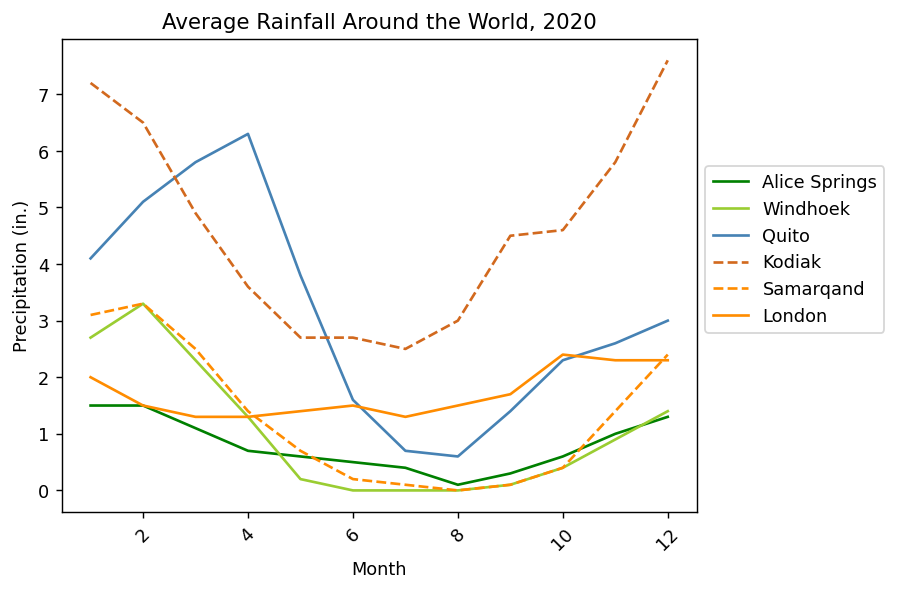

Write the Python code that produced this figure.
# 1. Import pandas and matplotlib to get started.

from matplotlib import pyplot as plt
import pandas as pd

# 2. Load in the dataset 2020 monthly avg precipitation around the world - imperial.csv using pandas.
# Check out the first few lines to make sure you know how the data is structured

data = pd.read_csv("2020 monthly avg precipitation around the world - imperial.csv")
print(data.head())

# 3. Write the code to make a line chart with months on the x-axis and Alice Springs precipitation data on
# the y-axis, then print the plot.

plt.plot(data.month_num, data.alice_springs)
plt.show()

# 4. Write the code to add lines to the graph for the other five cities: Windhoek, Quito, Kodiak, Samarqand, and London.
plt.plot(data.month_num, data.alice_springs)
plt.plot(data.month_num, data.windhoek)
plt.plot(data.month_num, data.quito)
plt.plot(data.month_num, data.kodiak)
plt.plot(data.month_num, data.samarqand)
plt.plot(data.month_num, data.london)
plt.show()


# 5. Color the lines in the following groups based on hemisphere:
# Alice Springs (green) and Windhoek (yellowgreen)
# Quito (steelblue)
# Kodiak (chocolate), Samarqand (darkorange) and London (also darkorange)
# (Samarqand and London have the same color because one will have a solid line and the other won’t.)

plt.plot(data.month_num, data.alice_springs, color='green')
plt.plot(data.month_num, data.windhoek, color='yellowgreen')
plt.plot(data.month_num, data.quito, color='steelblue')
plt.plot(data.month_num, data.kodiak, color='chocolate')
plt.plot(data.month_num, data.samarqand, color='darkorange')
plt.plot(data.month_num, data.london, color='darkorange')
plt.show()


# 6. Assign line style to each location based on precipitation type:
# Alice Springs, Windhoek, Quito, and London have rain (solid line)
# Kodiak and Samarqand have rain and snow (dashed or dotted line)
# Choose whichever line style you prefer for Kodiak and Samarqand – just keep it the same for both.
plt.plot(data.month_num, data.alice_springs, color='green', linestyle='solid', label='Alice Springs')
plt.plot(data.month_num, data.windhoek, color='yellowgreen', linestyle='solid', label='Windhoek')
plt.plot(data.month_num, data.quito, color='steelblue', linestyle='solid', label='Quito')
plt.plot(data.month_num, data.kodiak, color='chocolate', linestyle='dashed', label='Kodiak')
plt.plot(data.month_num, data.samarqand, color='darkorange', linestyle='dashed', label='Samarqand')
plt.plot(data.month_num, data.london, color='darkorange', linestyle='solid', label='London')

# plt.show()
# 7. Give the graph an appropriate title.
plt.title('Average Rainfall Around the World, 2020')

# 8. Label the axes “Month” and “Precipitation (in.)”
plt.xlabel('Month')
plt.ylabel('Precipitation (in.)')

# 9. Rotate the tick labels to improve their readability.
plt.tick_params(axis='x', labelrotation=45)

# 10. Create a legend and label the lines that it will show.
plt.legend(bbox_to_anchor=(1, .75))


# plt.show()
# 11. Position the legend by the bottom right-hand corner of the figure, making sure it lies outside the graph and doesn’t block any of the lines from view.



# 12. Use code to export your chart as a .png file.
plt.savefig('research_line_chart.png', dpi=128, bbox_inches='tight')